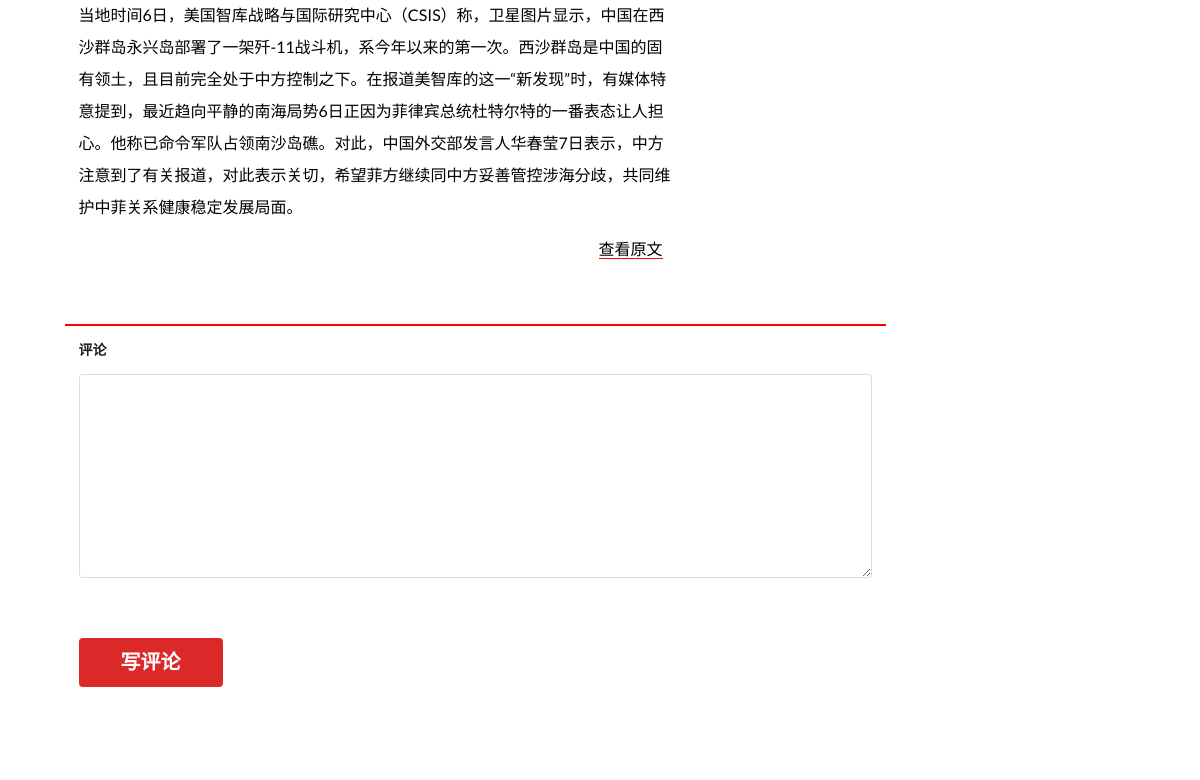
The page /detail/3/ (signed in, middle part) on the database as committed earlier.
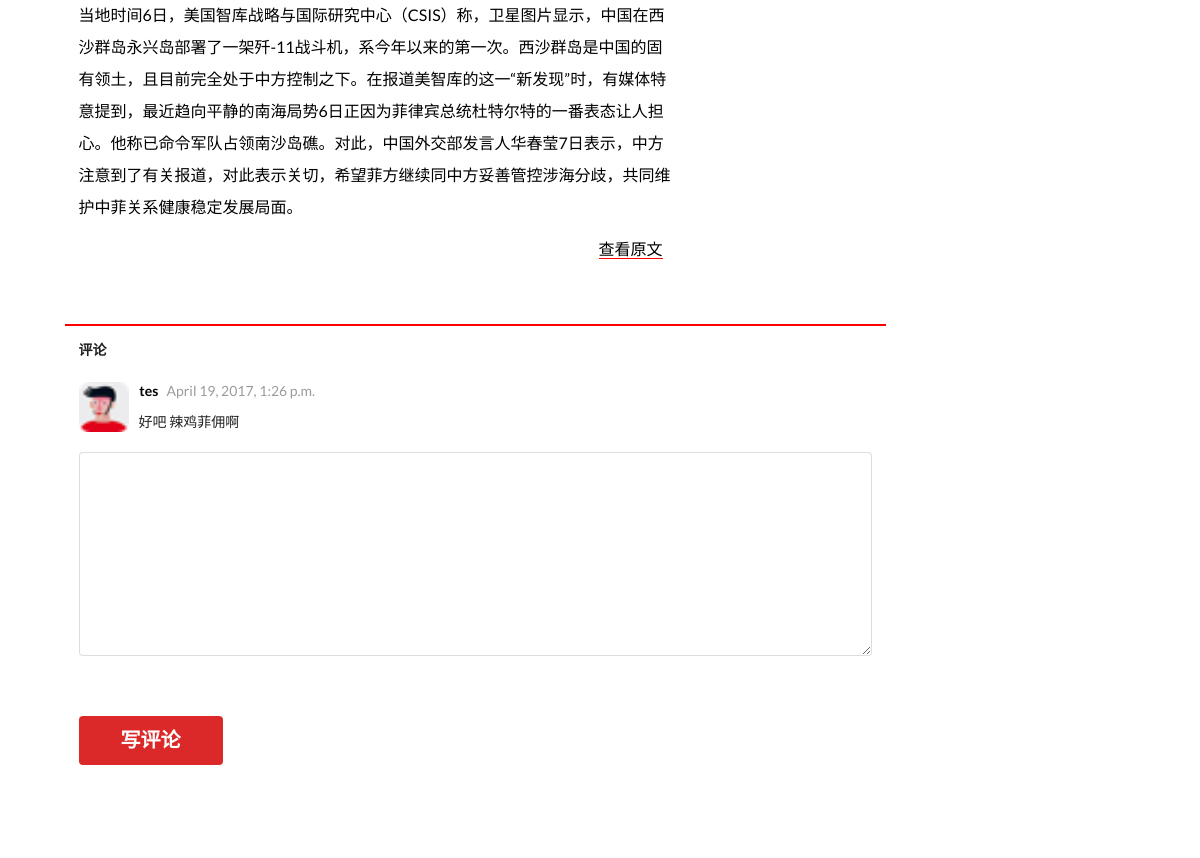
The same page on the database as committed later.
### newswebsite/models.py (models this page shows, shortened)
class Comment(models.Model):
    belong_article = models.ForeignKey(Article, related_name='article')  # 评论所属的文章
    belong_user = models.ForeignKey(User, related_name='user')  # 评论者
    words = models.CharField(max_length=200, null=False)  # 评论内容
    created = models.DateTimeField(null=False, default=now)  # 评论时间

class UserProfile(models.Model):
    belong_to = models.OneToOneField(to=User, related_name="profile")  # 所属用户
    avatar = models.FileField(upload_to='avatar')  # 用户头像

### newswebsite/views.py (the view, shortened to what this page needs)
# urls.py: url(r'^detail/(?P<article_id>\d+)/$', detail, name='detail'),
def detail(request,article_id):
    cates = Category.objects.all().order_by("-id") #分类列表
    editor_recommendtop3 = Best.objects.filter(select_reason="编辑推荐")[:3]
    editor_recommendtop3list = [i.select_article for i in editor_recommendtop3] #取出三篇编辑推荐作为大标题
    editor_recommend = Best.objects.filter(select_reason="编辑推荐")[3:10]
    editor_recommendlist = [i.select_article for i in editor_recommend]     #再取出七篇编辑推荐
    article = Article.objects.get(id=article_id)
    comments = Comment.objects.filter(belong_article=article)
    form = CommentForm()
    context ={}
    context ={
       "cates":cates,
       "editor_recommendtop3list":editor_recommendtop3list,
       "editor_recommendlist":editor_recommendlist,
       "article":article,
       "comments":comments,
       "form":form
    }
    return render(request,'detail.html',context=context)

### newswebsite/forms.py
class CommentForm(forms.Form):
    comment = forms.CharField(widget=forms.Textarea(),validators=[words_validator])

### templates/detail.html (shortened to what this page needs)
<!DOCTYPE html>
{% load staticfiles %}
<html>
  <head>
    <link rel="stylesheet" href="{% static 'css/semantic.css' %}" media="screen" title="no title" charset="utf-8">
    <link rel="stylesheet" href="{% static 'css/detail.css' %}" media="screen" title="no title" charset="utf-8">
  </head>
  <body>
    <div class="ui basic segment container">
      <div class="ui horizontal basic segments bodycontent">
        <div class="ui segment bodyleft" style="border:none;box-shadow:none;">
          <div class="ui basic segment articledetail">
            <p>
            <p style="color:#000000;width:600px;font-size:16px;margin-top:20px;line-height:2;">
              {{article.content}}
            </p>
            <a href="{{article.source_link}}"><span style="border-bottom:1px solid red;font-size:16px;margin-top:50px;margin-left:520px;">查看原文</span></a>
          </div>
          <div class="ui basic segment comment">
            <p ><b>评论</b></p>
            {% for comment in comments %}
            <div class="comment" style="margin-top:22px;margin-bottom:20px;">
              <div class="ui image" style="height:50px;width:50px;">
                <img src="/upload/{{ comment.belong_user.profile.avatar }}" style="height:50px;width:50px;" alt="" />
              </div>
               <span class="time">&nbsp;&nbsp;&nbsp;<b style="color:black;">{{comment.belong_user.username}}</b>&nbsp;&nbsp;&nbsp;{{comment.created}}</span>
               <span class="black-reply">&nbsp;&nbsp;&nbsp;{{comment.words}}</span>
            </div>
           {% endfor %}
           <form class="ui error form"  method="post" >
             {{form.comment}}
             {% if request.user.is_authenticated %}
             <button class="ui red button" style="width:144px;height:49px;position:relative;top:60px;" type="submit">
                   <span style="color: #ffffff;font-size: 20px;font-weight: bold;">写评论</span>
             </button>
             {% endif %}
           </form>
          </div>
        </div>
        <div class="ui segment bodyright" style="border:none;box-shadow:none;">
        </div>
      </div>
    </div>
  </body>
</html>

Rows that differ between the two databases and show on the page:
added Comment: belong_user.profile.avatar (placeholder picture), belong_user.username "tes", created "April 19, 2017, 1:26 p.m.", words "好吧 辣鸡菲佣啊"
